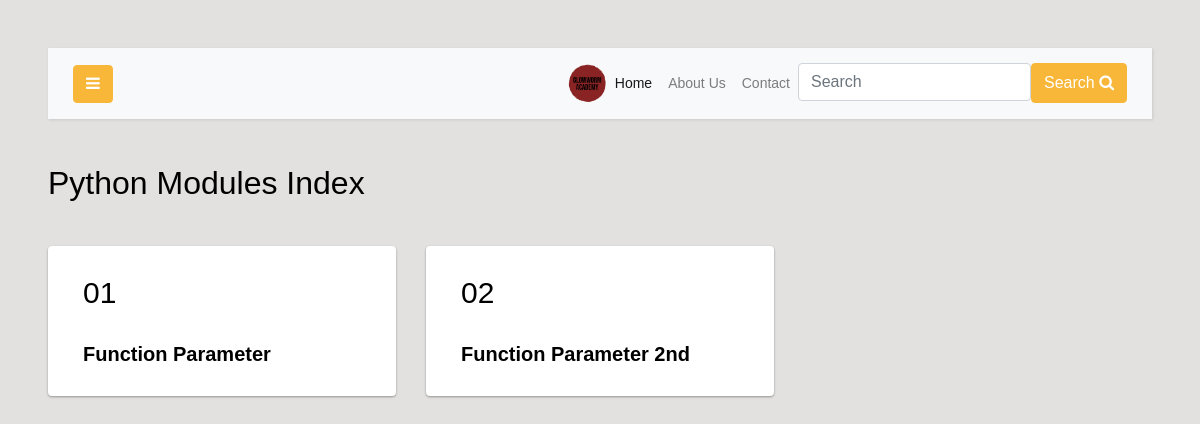
Screenshot of /category.php (signed in) with the database file from the repository.
### tables this page shows
CREATE TABLE `category` (
  `id` int(11) NOT NULL,
  `cat_name` text NOT NULL,
  `cat_type` text NOT NULL
);

### connection.php (called while the page is built, shortened)
<?php
if (isset($_SESSION['email'])) {
    $email = $_SESSION["email"];
} else {
    $email = "No User";
}

### category.php (the view, shortened to what this page needs)
<?php include_once("database/phpmyadmin/connection.php"); ?>
<!DOCTYPE html>
<html lang="en">
<head>
    <link rel="stylesheet" href="https://stackpath.bootstrapcdn.com/font-awesome/4.7.0/css/font-awesome.min.css">
	<link rel="stylesheet" href="css/css/style.css">
    <?php
    if (isset($_SESSION['email'])) {
        $query = "SELECT * from users WHERE email = '$email'";
        $result = mysqli_query($conn, $query);
        while($rows = mysqli_fetch_assoc($result))
        {
        $ut = $rows['user_type'];
        $active = $rows['active'];
        }
      } else {
      }
    ?>
</head>
<body>
<div id="content" class="p-4 p-md-5">
<nav class="navbar navbar-expand-lg navbar-light bg-light">
  <div class="container-fluid">
    <button type="button" id="sidebarCollapse" class="btn btn-primary">
      <i class="fa fa-bars"></i>
    </button>
    <div class="collapse navbar-collapse" id="navbarSupportedContent">
      <ul class="nav navbar-nav ml-auto">
      <li class="nav-item active">
      <img src="images/main.png" width ="40px">
      </li>
        <li class="nav-item active">
            <a class="nav-link" href="index.php">Home</a>
        </li>
        <li class="nav-item">
            <a class="nav-link" href="about.php">About Us</a>
        </li>
        <li class="nav-item">
            <a class="nav-link" href="contact.php">Contact</a>
        </li>
        <li class="nav-item">
        <div class="input-group">
  <div class="form-outline">
    <form action="search.php" method="GET">
    <input type="search" id="form1" name="find" class="form-control" placeholder="Search" /></div>
  <button type="submit" style="height: 40px;" class="btn btn-primary">Search
    <i class="fa fa-search"></i>
  </button></form>
</div>
        </li>
      </ul>
    </div>
  </div>
</nav>
<h2 class='mb-4'>Python Modules Index</h2>
<div class='row mt-12'>
<?php
        $query = "SELECT * from category";
        $result = mysqli_query($conn, $query);
        while($rows = mysqli_fetch_assoc($result))
        {
        $id = $rows['id'];
        $cat_name = $rows['cat_name'];
        ?>
        <?php  if ($ut == 'student') {
          if($active == 1) {
              echo "<div id='card' class='col-md-4' style='margin-top: 15px; '>
              <a href='python_module.php?id=$id'><div class='card-1' style=' overflow-y: scroll; padding: 20px;'><p class='col-md-2' style='font-size: 30px;'>0$id</p><b class='col-md-8' style='font-size: 20px;'>$cat_name</b></div></a>
              </div>";
        } else {
          echo "<div id='card' class='col-md-4' style='margin-top: 15px; '>
          <a href='python_ide.php?id=$id'><div class='card-1' style=' overflow-y: scroll; padding: 20px;'><p class='col-md-2' style='font-size: 30px;'>0$id</p><b class='col-md-8' style='font-size: 20px;'>$cat_name</b></div></a>
          </div>";;}}
        ?>
    <?php } ?>
</body>
</html>

### category.php (style rules this page uses)
body { -ms-overflow-style: none; scrollbar-width: none; background-color: #e2e1e0; }
.card-1 { -ms-overflow-style: none; scrollbar-width: none; }
.card-1 { box-shadow: 0 1px 3px rgba(0,0,0,0.12), 0 1px 2px rgba(0,0,0,0.24); transition: all 0.3s cubic-bezier(.25,.8,.25,1); background-color: white; width: 100%; height: 150px; border-radius: 4px; color: black; }

### rows the page displays
category: id "1", cat_name "Function Parameter"
category: id "2", cat_name "Function Parameter 2nd"
